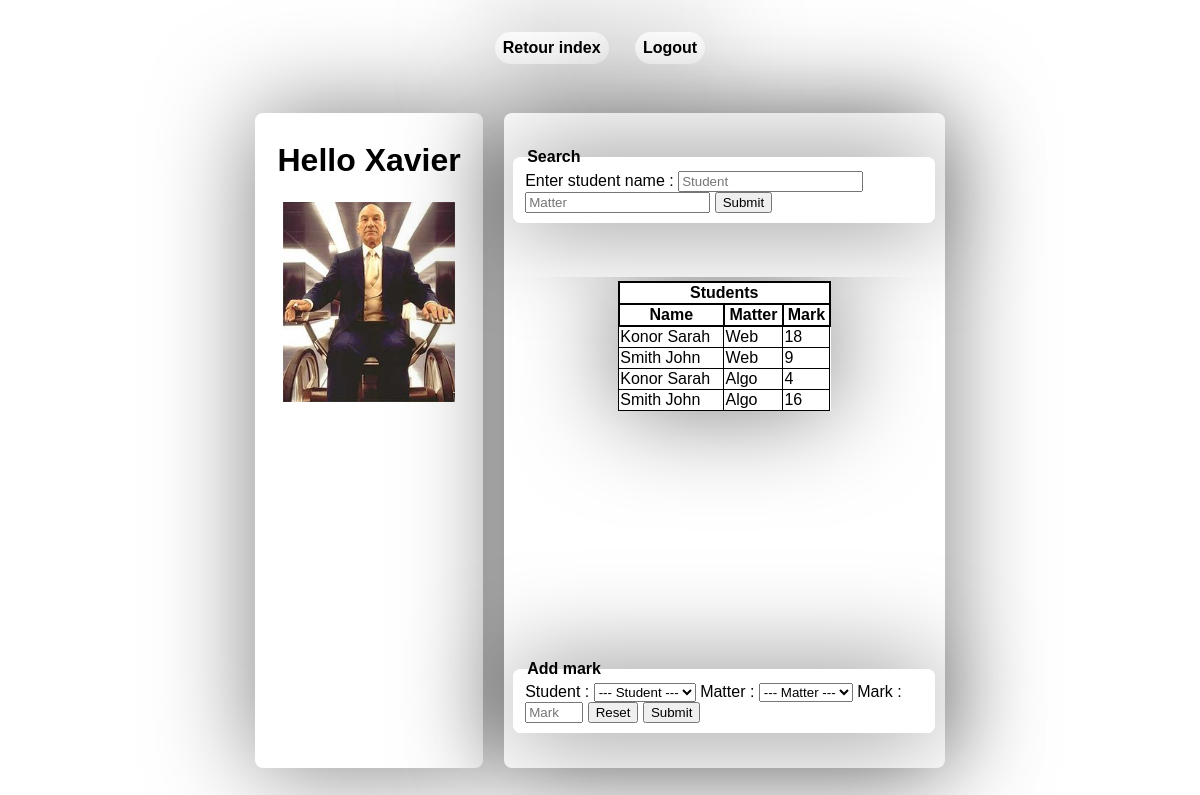
The page /php/TD_Authentified2.0.php (signed in) on the database its author committed.
### tables this page shows
create table User(
	LOGIN varchar(10) not null primary key,
	PASSWORD varchar(50) not null,
	LASTNAME varchar(50) not null,
	FIRSTNAME varchar(50) not null,
	ROLE varchar(10) not null  
);

create table Mark(
	MATTER varchar(50) not null,
	STUDENT varchar(50) not null,
	MARK int(2) not null
);

### php/TD_school_database.php (called while the page is built, shortened)
<?php
	function GetMarkList($conn){
		$marks = [];
		$req = 'SELECT CONCAT(User.LASTNAME, " ", User.FIRSTNAME) AS STUDENT, User.LOGIN, Mark.MATTER, Mark.MARK
				FROM Mark, User
				WHERE Mark.STUDENT = User.LOGIN';
		try{
			$result = $conn->query($req);
			while($data = $result->fetch(PDO::FETCH_ASSOC)){
				$marks[] = $data;
			}
			return $marks;
		}
		catch(PDOException $e){
			echo "Error : ".$e->getMessage();
		}
	}
	function GetUserByLogin($conn, $login){
		$req = 'SELECT LOGIN, LASTNAME, FIRSTNAME, ROLE
				FROM User
				WHERE LOGIN = "'.$login.'"';
		try{
			$result = $conn->query($req);
			$user = $result->fetch(PDO::FETCH_ASSOC);
			return $user;
		}
		catch(PDOException $e){
			echo "Error : ".$e->getMessage();
		}
	}
?>

### php/TD_Authentified2.0.php (the view, shortened to what this page needs)
<!DOCTYPE html>
<html lang="fr">
	<head>
		<link rel="stylesheet" type="text/css" href="../css/authentified.css">
	</head>
	<body>
		<div id="navigationPanel">
			<div class="button">
				<a href="../index.php">Retour index</a>
			</div>
		<?php
			include "./TD_school_database.php";
			$conn = ConnectDatabase();
			$user = null;
			if (isset($_SESSION['login']))
				$user = GetUserByLogin($conn, $_SESSION['login']);
			$marks = GetMarkList($conn);
			if ($user['ROLE'] == 'professor'){
				?>
					<div class="button">
						<a href="./TD_Logout2.0.php">Logout</a>
					</div>
				</div>
				<div id="contentPanel">
					<div id="userPanel">
						<h1>Hello <?php echo $user['FIRSTNAME']; ?></h1>
						<?php echo '<img id="profilPicture" src="../images/users/'.$user["LOGIN"].'.jpg">'; ?>
					</div>
					<div id="dataPanel">
						<fieldset>
							<legend>Search</legend>
							<form method="POST">
								<label for="search">Enter student name :</label>
								<input type="text" name="searchStudent" placeholder="Student">
								<input type="text" name="searchMatter" placeholder="Matter">
								<input type="submit" name="submit" value="Submit">
							</form>
						</fieldset>
						<?php
							$searchStudent = null;
							$searchMatter = null;
						?>
						<div id="tablePanel">
							<table id="studentTable">
								<thead>
									<tr>
										<th colspan="3">Students</th>
									</tr>
									<tr>
										<th>Name</th>
										<th>Matter</th>
										<th>Mark</th>
									</tr>
								</thead>
								<tbody id="studentTableBody">
									<?php
										if (strlen($searchStudent)){
											if (strlen($searchMatter)){
												foreach ($marks as $mark)
													if ($mark['STUDENT'] == $searchStudent && $mark['MATTER'] == $searchMatter)
														echo "<tr><td>".$mark['STUDENT']."</td><td>".$mark['MATTER']."</td><td>".$mark['MARK']."</td></tr>";
											}
											else{
												foreach ($marks as $mark)
													if ($mark['STUDENT'] == $searchStudent)
														echo "<tr><td>".$mark['STUDENT']."</td><td>".$mark['MATTER']."</td><td>".$mark['MARK']."</td></tr>";
											}
										}else{
											if (strlen($searchMatter)){
												foreach ($marks as $mark)
													if ($mark['MATTER'] == $searchMatter)
														echo "<tr><td>".$mark['STUDENT']."</td><td>".$mark['MATTER']."</td><td>".$mark['MARK']."</td></tr>";
											}
											else{
												foreach ($marks as $mark)
													echo "<tr><td>".$mark['STUDENT']."</td><td>".$mark['MATTER']."</td><td>".$mark['MARK']."</td></tr>";
											}
										}
									?>
								</tbody>
							</table>
						</div>
						<fieldset>
							<legend>Add mark</legend>
							<form method="post">
								<label for="name">Student :</label>
							    <select name="name" id="name" required>
							    	<option value="" selected>--- Student ---</option>
						       </select>
								<label for="matter">Matter :</label>
							    <select name="matter" id="matter" required>
							    	<option value="" selected>--- Matter ---</option>
						       </select>
								<label for="mark">Mark :</label>
							    <input type="number" name="mark" id="mark" min="0" max="20" placeholder="Mark" required>
								<input type="reset" name="reset" value="Reset">
								<input type="submit" name="submit" value="Submit">
							</form>
						</fieldset>
					</div>
				</div>
				<?php
			}else if ($user['ROLE'] == 'student'){
				?>
					<div class="button">
						<a href="./TD_Logout2.0.php">Logout</a>
					</div>
				</div>
				<div id="contentPanel">
					<div id="userPanel">
						<h1>Hello <?php echo $user['FIRSTNAME']; ?></h1>
						<?php echo '<img id="profilPicture" src="../images/users/'.$user["LOGIN"].'.jpg">'; ?>
					</div>
					<div id="dataPanel">
						<div id="tablePanel">
							<table id="studentTable">
								<thead>
									<tr>
										<th colspan="2"><?php echo $user['FIRSTNAME']; ?></th>
									</tr>
									<tr>
										<th>Domain</th>
										<th>Mark</th>
									</tr>
								</thead>
								<tbody id="studentTableBody">
									<?php
									foreach ($marks as $mark)
										if ($mark['STUDENT'] == ($user['LASTNAME']." ".$user['FIRSTNAME'])) {
											echo "<tr><td>".$mark['MATTER']."</td><td>".$mark['MARK']."</td></tr>";
										}
									?>
								</tbody>
							</table>
						</div>
						<?php
							$studentFound = false;
							$sommeMark = 0;
							$numberMark = 0;
							foreach ($marks as $mark)
								if ($mark['STUDENT'] == ($user['LASTNAME']." ".$user['FIRSTNAME'])){
									$studentFound = true;
									$sommeMark += $mark['MARK'];
									$numberMark++;
								}
							if (!$studentFound)
								echo "<h3>You don't have any marks.</h3>";
							else
								echo "Your global average : ".($sommeMark / $numberMark);
						?>
					</div>
				</div>
				<?php
			}
		?>
	</body>
</html>

### css/authentified.css (style rules this page uses)
:root { --color_MainOrange: #ffaa00; --color_MainWhite: #959595; --color_MainShadow: rgba(0, 0, 0, .5); }
body { font-family: arial; display: flex; flex-direction: column; justify-content: space-around; align-items: center; overflow-x: hidden; overflow-y: hidden; height: 98vh; background-image: url("../images/index/wallpaper_virgo.png"); }
a { font-weight: bold; color: black; text-decoration: none; transition: .2s; }
fieldset { border-radius: 1vh; border: none; background-color: white; box-shadow: 0 0 100px var(--color_MainShadow); }
legend { font-weight: bold; }
#studentTable { width: 50%; margin: auto; border-collapse: collapse; border-spacing: 0; background-color: white; box-shadow: 0 0 100px var(--color_MainShadow); }
#studentTable th { border: solid 2px black; }
#studentTable td { border: solid 1px black; }
#mark { width: 50px; }
#profilPicture { height: 200px; margin: 1%; }
#contentPanel { display: flex; flex-direction: row; justify-content: space-around; align-items: center; width: 60%; }
#userPanel { display: flex; flex-direction: column; justify-content: flex-start; align-items: center; width: 30%; height: 80vh; padding: 1%; border-radius: 1vh; background-color: white; box-shadow: 0 0 100px var(--color_MainShadow); }
#dataPanel { display: flex; flex-direction: column; justify-content: space-around; align-items: center; width: 60%; height: 80vh; padding: 1%; border-radius: 1vh; background-color: white; box-shadow: 0 0 100px var(--color_MainShadow); }
#tablePanel { width: 100%; height: 50%; padding: 1%; overflow-y: scroll; }
.button { display: flex; flex-direction: column; justify-content: center; align-items: center; height: 4vh; padding-left: 1vh; padding-right: 1vh; border-radius: 2vh; background-color: white; box-shadow: 0 0 100px var(--color_MainShadow); transition: .2s; }
#navigationPanel { display: flex; flex-direction: row; justify-content: space-around; align-items: center; width: 20%; }

### rows shown on the page
user: FIRSTNAME "Xavier", LOGIN (picture)
mark: STUDENT "Konor Sarah", MATTER "Web", MARK "18"
mark: STUDENT "Smith John", MATTER "Web", MARK "9"
mark: STUDENT "Konor Sarah", MATTER "Algo", MARK "4"
mark: STUDENT "Smith John", MATTER "Algo", MARK "16"
